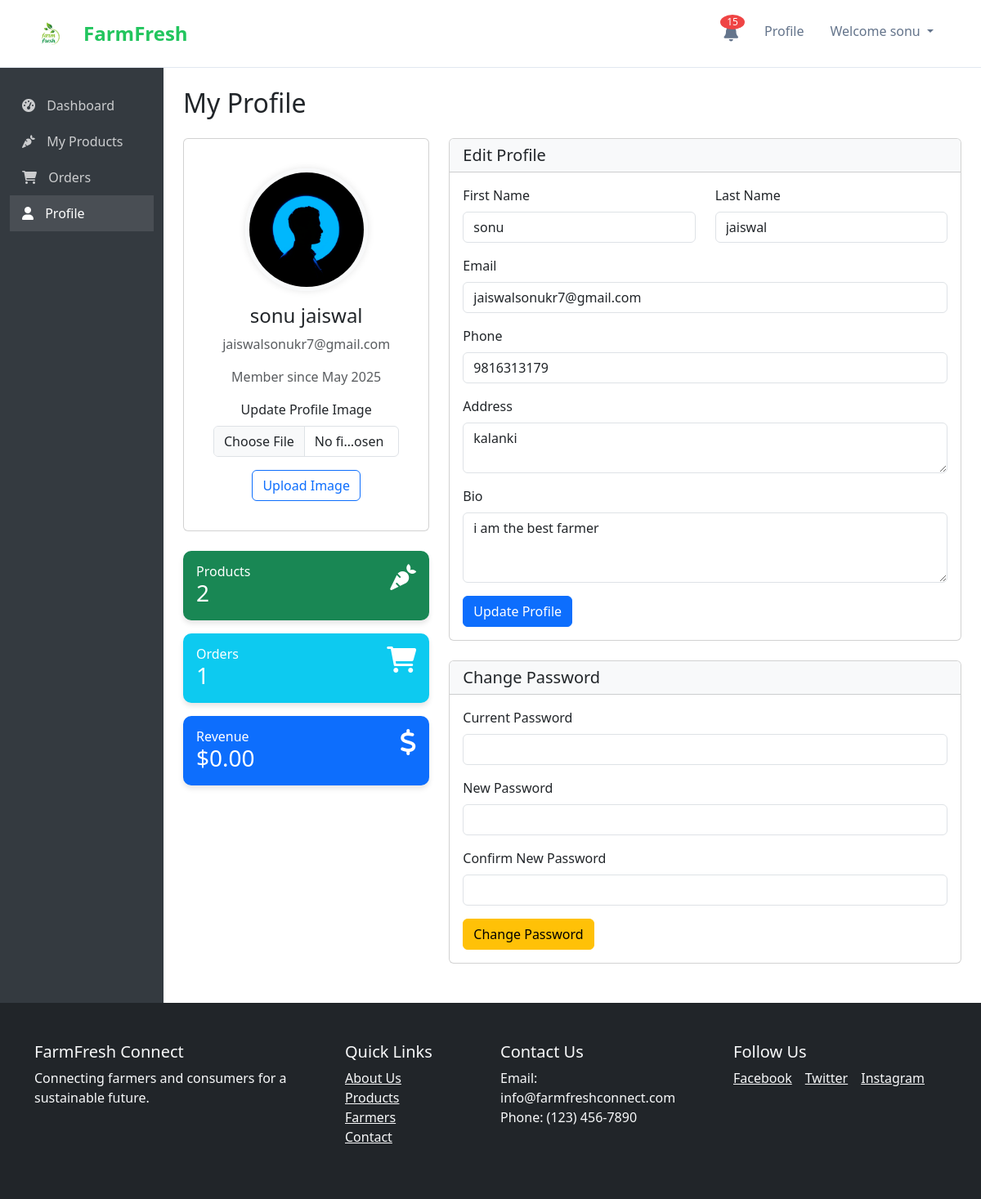
The app's page /farmer/profile.php (signed in) with its own data.
### tables this page shows
CREATE TABLE `users` (
  `user_id` int(11) NOT NULL,
  `username` varchar(100) DEFAULT NULL,
  `email` varchar(100) DEFAULT NULL,
  `password` varchar(100) DEFAULT NULL,
  `first_name` varchar(100) DEFAULT NULL,
  `last_name` varchar(100) DEFAULT NULL,
  `phone` varchar(20) DEFAULT NULL,
  `address` varchar(255) DEFAULT NULL,
  `city` varchar(100) DEFAULT NULL,
  `state` varchar(100) DEFAULT NULL,
  `zipcode` varchar(20) DEFAULT NULL,
  `role` enum('farmer','consumer','admin') NOT NULL,
  `created_at` datetime DEFAULT current_timestamp(),
  `updated_at` datetime DEFAULT current_timestamp() ON UPDATE current_timestamp(),
  `profile_image` varchar(255) DEFAULT NULL,
  `is_active` tinyint(1) DEFAULT 1,
  `bio` text DEFAULT NULL
);

### farmer/profile.php (the view, shortened to what this page needs)
<?php
include '../config/db.php';
$farmer_id = $_SESSION['user_id'];
$profile_query = "SELECT * FROM users WHERE user_id = $farmer_id";
$profile_result = mysqli_query($dbconn, $profile_query);
$profile = mysqli_fetch_assoc($profile_result);
$products_query = "SELECT COUNT(*) as total_products FROM products WHERE seller_id = $farmer_id";
$products_result = mysqli_query($dbconn, $products_query);
$products_data = mysqli_fetch_assoc($products_result);
$total_products = $products_data['total_products'] ?? 0;
$orders_query = "SELECT COUNT(*) as total_orders FROM order_items oi
                JOIN products p ON oi.product_id = p.product_id
                WHERE p.seller_id = $farmer_id";
$orders_result = mysqli_query($dbconn, $orders_query);
$orders_data = mysqli_fetch_assoc($orders_result);
$total_orders = $orders_data['total_orders'] ?? 0;
$revenue_query = "SELECT SUM(oi.quantity * oi.price_per_unit) as total_revenue
                FROM order_items oi
                JOIN products p ON oi.product_id = p.product_id
                JOIN orders o ON oi.order_id = o.order_id
                WHERE p.seller_id = $farmer_id AND o.status = 'delivered'";
$revenue_result = mysqli_query($dbconn, $revenue_query);
$revenue_data = mysqli_fetch_assoc($revenue_result);
$total_revenue = $revenue_data['total_revenue'] ?? 0;
?>
<!DOCTYPE html>
<html lang="en">
<head>
    <link href="https://cdn.jsdelivr.net/npm/bootstrap@5.3.3/dist/css/bootstrap.min.css" rel="stylesheet">
    <link rel="stylesheet" href="https://cdnjs.cloudflare.com/ajax/libs/font-awesome/6.0.0/css/all.min.css">
    <link rel="stylesheet" href="../assets/css/style.css">
</head>
<body>
    <?php include '../includes/navbar.php'; ?>
    <div class="container-fluid">
        <div class="row">
            <div class="col-md-2 d-none d-md-block sidebar py-4">
                <a href="dashboard.php"><i class="fas fa-tachometer-alt"></i> Dashboard</a>
                <a href="products.php"><i class="fas fa-carrot"></i> My Products</a>
                <a href="orders.php"><i class="fas fa-shopping-cart"></i> Orders</a>
                <a href="profile.php" class="active"><i class="fas fa-user"></i> Profile</a>
            </div>
            <div class="col-md-10 ms-auto content-wrapper p-4">
                <h2 class="mb-4">My Profile</h2>
                <div class="row">
                    <div class="col-md-4 mb-4">
                        <div class="card profile-header text-center mb-4">
                            <div class="card-body">
                                <div class="mb-3">
                                    <?php if(!empty($profile['profile_image'])): ?>
                                        <img src="../uploads/profiles/<?php echo $profile['profile_image']; ?>" alt="Profile Image" class="profile-image">
                                    <?php else: ?>
                                        <div class="profile-image d-flex align-items-center justify-content-center bg-light">
                                            <span class="display-4"><?php echo strtoupper(substr($profile['first_name'], 0, 1) . substr($profile['last_name'], 0, 1)); ?></span>
                                        </div>
                                    <?php endif; ?>
                                </div>
                                <h4><?php echo htmlspecialchars($profile['first_name'] . ' ' . $profile['last_name']); ?></h4>
                                <p class="text-muted"><?php echo htmlspecialchars($profile['email']); ?></p>
                                <p class="text-muted">Member since <?php echo date('F Y', strtotime($profile['created_at'])); ?></p>
                                <form action="" method="POST" enctype="multipart/form-data" class="mt-3">
                                    <div class="mb-3">
                                        <label for="profile_image" class="form-label">Update Profile Image</label>
                                        <input type="file" class="form-control" id="profile_image" name="profile_image" required>
                                    </div>
                                    <button type="submit" class="btn btn-outline-primary">Upload Image</button>
                                </form>
                            </div>
                        </div>
                        <div class="row">
                            <div class="col-md-12 mb-3">
                                <div class="stats-card bg-success text-white p-3">
                                    <div class="d-flex justify-content-between">
                                        <div>
                                            <h6 class="mb-0">Products</h6>
                                            <h3 class="mb-0"><?php echo $total_products; ?></h3>
                                        </div>
                                        <i class="fas fa-carrot fa-2x"></i>
                                    </div>
                                </div>
                            </div>
                            <div class="col-md-12 mb-3">
                                <div class="stats-card bg-info text-white p-3">
                                    <div class="d-flex justify-content-between">
                                        <div>
                                            <h6 class="mb-0">Orders</h6>
                                            <h3 class="mb-0"><?php echo $total_orders; ?></h3>
                                        </div>
                                        <i class="fas fa-shopping-cart fa-2x"></i>
                                    </div>
                                </div>
                            </div>
                            <div class="col-md-12 mb-3">
                                <div class="stats-card bg-primary text-white p-3">
                                    <div class="d-flex justify-content-between">
                                        <div>
                                            <h6 class="mb-0">Revenue</h6>
                                            <h3 class="mb-0">$<?php echo number_format($total_revenue, 2); ?></h3>
                                        </div>
                                        <i class="fas fa-dollar-sign fa-2x"></i>
                                    </div>
                                </div>
                            </div>
                        </div>
                    </div>
                    <div class="col-md-8 mb-4">
                        <div class="card mb-4">
                            <div class="card-header bg-light">
                                <h5 class="mb-0">Edit Profile</h5>
                            </div>
                            <div class="card-body">
                                <form action="" method="POST">
                                    <div class="row mb-3">
                                        <div class="col-md-6">
                                            <label for="first_name" class="form-label">First Name</label>
                                            <input type="text" class="form-control" id="first_name" name="first_name" value="<?php echo htmlspecialchars($profile['first_name']); ?>" required>
                                        </div>
                                        <div class="col-md-6">
                                            <label for="last_name" class="form-label">Last Name</label>
                                            <input type="text" class="form-control" id="last_name" name="last_name" value="<?php echo htmlspecialchars($profile['last_name']); ?>" required>
                                        </div>
                                    </div>
                                    <div class="mb-3">
                                        <label for="email" class="form-label">Email</label>
                                        <input type="email" class="form-control" id="email" name="email" value="<?php echo htmlspecialchars($profile['email']); ?>" required>
                                    </div>
                                    <div class="mb-3">
                                        <label for="phone" class="form-label">Phone</label>
                                        <input type="text" class="form-control" id="phone" name="phone" value="<?php echo htmlspecialchars($profile['phone']); ?>">
                                    </div>
                                    <div class="mb-3">
                                        <label for="address" class="form-label">Address</label>
                                        <textarea class="form-control" id="address" name="address" rows="2"><?php echo htmlspecialchars($profile['address']); ?></textarea>
                                    </div>
                                    <div class="mb-3">
                                        <label for="bio" class="form-label">Bio</label>
                                        <textarea class="form-control" id="bio" name="bio" rows="3" placeholder="Tell customers about your farm and products..."><?php echo htmlspecialchars($profile['bio']); ?></textarea>
                                    </div>
                                    <button type="submit" name="update_profile" class="btn btn-primary">Update Profile</button>
                                </form>
                            </div>
                        </div>
                        <div class="card">
                            <div class="card-header bg-light">
                                <h5 class="mb-0">Change Password</h5>
                            </div>
                            <div class="card-body">
                                <form action="" method="POST">
                                    <div class="mb-3">
                                        <label for="current_password" class="form-label">Current Password</label>
                                        <input type="password" class="form-control" id="current_password" name="current_password" required>
                                    </div>
                                    <div class="mb-3">
                                        <label for="new_password" class="form-label">New Password</label>
                                        <input type="password" class="form-control" id="new_password" name="new_password" required>
                                    </div>
                                    <div class="mb-3">
                                        <label for="confirm_password" class="form-label">Confirm New Password</label>
                                        <input type="password" class="form-control" id="confirm_password" name="confirm_password" required>
                                    </div>
                                    <button type="submit" name="change_password" class="btn btn-warning">Change Password</button>
                                </form>
                            </div>
                        </div>
                    </div>
                </div>
            </div>
        </div>
    </div>
    <?php include '../includes/footer.php'; ?>
</body>
</html>

### assets/css/style.css (style rules this page uses)
body { font-family: 'Open Sans', sans-serif; }
body { font-family: 'Segoe UI', Tahoma, Geneva, Verdana, sans-serif; padding-top: 70px; color: #333; }

### farmer/profile.php (style rules this page uses)
.sidebar { min-height: calc(100vh - 56px); background-color: #343a40; }
.sidebar a { color: rgba(255,255,255,.75); padding: 10px 15px; display: block; text-decoration: none; transition: all 0.3s; }
.sidebar a:hover, .sidebar a.active { color: #fff; background-color: rgba(255,255,255,.1); }
.sidebar a i { margin-right: 10px; }
.content-wrapper { min-height: calc(100vh - 56px); }
.profile-image { width: 150px; height: 150px; object-fit: cover; border-radius: 50%; border: 5px solid #f8f9fa; box-shadow: 0 0 10px rgba(0,0,0,0.1); }
.profile-header { background-color: #f8f9fa; border-radius: 10px; padding: 20px; margin-bottom: 20px; }
.stats-card { border-radius: 10px; box-shadow: 0 4px 6px rgba(0,0,0,0.1); transition: transform 0.3s; }

### includes/navbar.php (style rules this page uses)
body, html { margin: 0; padding: 0; overflow-x: hidden; }

### records on screen
users: profile_image (picture), first_name+last_name "sonu jaiswal", email "jaiswalsonukr7@gmail.com", created_at "May 2025", first_name "sonu", last_name "jaiswal", phone "9816313179", address "kalanki", bio "i am the best farmer"

### other values on screen
$unread_count "15"
$_SESSION['first_name'] "sonu"
$total_products "2"
$total_orders "1"
$total_revenue "0.00"
